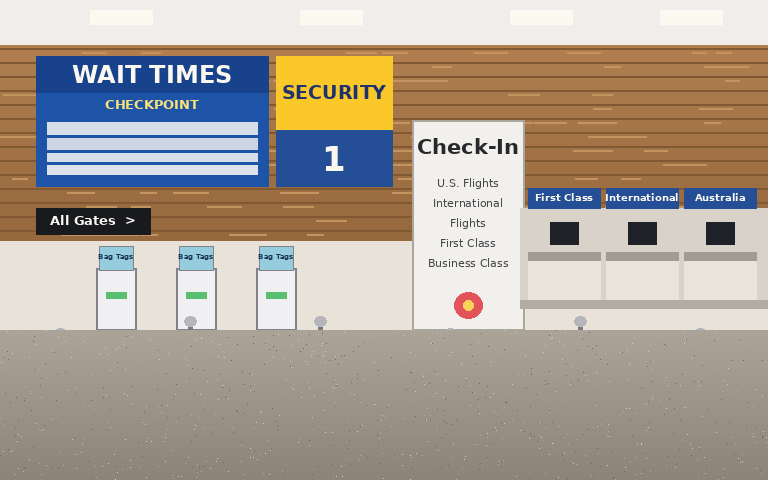
#> input picture tour/assets/art/honolulu-departure-v1.png, 1536 x 960 px (shown at 1/2 size)
$ python prep_honolulu101.py
#> lines starting #> are read from the running program, lines starting #| are printed output that depends on the picture
# -*- coding: utf-8 -*-
"""タスク101: ホノルル空港の出発案内板の中身(別素材)を作る。
背景 honolulu-departure-v1.png の青い板は「WAIT TIMES / CHECKPOINT」(保安検査の待ち時間板)で、行き先の欄がない。
場面 hnl_dep_board1(シドニー行きのゲートを探す)のため、この板の中を「DEPARTURES」の表に描き直した2コマ(strip)を、背景の座標にそのまま重ねる。
- 範囲: 背景の x=76..534 / y=116..370(板の枠は背景のまま残す。458×254)。art.js の strips: x:76,y:116。
- 2コマ: 1コマ目=ふつうの表 / 2コマ目=シドニーの行が黄色く光る(1秒ごと)。
- 表示するのは行き先だけ。時刻は「--:--」・ゲートは「-」(未確認の数字は出さない)。航空会社名・便名も出さない。
  行き先(Los Angeles・Tokyo・Sydney・Auckland)はホノルルから行ける代表的な都市の例で、どの便が実在するかは示さない(板の見た目の素材)。
- 粒: 半分の解像度で字を描き、NEAREST で2倍(背景と同じ2px粒)。字のふちをなめらかにしない(fontmode '1')。
使い方: python3 tour-src/art/prep_honolulu101.py
"""
import os
from PIL import Image, ImageDraw, ImageFont
ROOT = os.path.dirname(os.path.dirname(os.path.dirname(os.path.abspath(__file__))))
ART = os.path.join(ROOT, 'tour', 'assets', 'art')
BG = Image.open(os.path.join(ART, 'honolulu-departure-v1.png')).convert('RGB')
#> BG is the input picture: PIL image 1536x960 RGB; mean R, G, B 172.5, 162.4, 150.6
X0, Y0, W, H = 76, 116, 458, 254
BLUE = BG.getpixel((90, 230)); HEAD = BG.getpixel((90, 130))
#> after `BLUE = BG.getpixel((90, 230))`: BLUE = (30, 84, 168)
#> after `HEAD = BG.getpixel((90, 130))`: HEAD = (24, 66, 140)
#> `sheet = Image.new('RGB', (W * 2, H))`: sheet: PIL image 916x254 RGB; every value is 0
WHITE = (252, 250, 240); LIGHT = (218, 224, 236); LIGHT2 = (200, 212, 228); GOLD = (250, 200, 40); INK = (16, 42, 110); DIM = (96, 108, 130)
FB = ImageFont.truetype('/usr/share/fonts/truetype/dejavu/DejaVuSans-Bold.ttf', 17)
FS = ImageFont.truetype('/usr/share/fonts/truetype/dejavu/DejaVuSans-Bold.ttf', 10)
FM = ImageFont.truetype('/usr/share/fonts/truetype/dejavu/DejaVuSans-Bold.ttf', 11)
DEST = ['Los Angeles', 'Tokyo', 'Sydney', 'Auckland']; HI = 2


def frame(hi):
#> called with hi = False
    w, h = W // 2, H // 2
    im = Image.new('RGB', (w, h), BLUE)
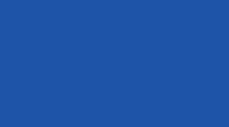
#> im: PIL image 229x127 RGB; mean R, G, B 30, 84, 168
    d = ImageDraw.Draw(im); d.fontmode = '1'
    d.rectangle([0, 0, w - 1, 28], fill=HEAD)
    tw = d.textlength('DEPARTURES', font=FB); d.text(((w - tw) // 2, 5), 'DEPARTURES', font=FB, fill=WHITE)
#> after `tw = d.textlength('DEPARTURES', font=FB)`: tw = 124.4
    d.text((14, 34), 'TIME', font=FS, fill=GOLD); d.text((62, 34), 'DESTINATION', font=FS, fill=GOLD); d.text((w - 44, 34), 'GATE', font=FS, fill=GOLD)
    y = 48
    for i, name in enumerate(DEST):
        on = hi and i == HI
        d.rectangle([8, y, w - 9, y + 17], fill=GOLD if on else (LIGHT if i % 2 == 0 else LIGHT2))
        d.text((14, y + 3), '--:--', font=FM, fill=INK if on else DIM)
        d.text((62, y + 3), name, font=FM, fill=INK)
        d.text((w - 36, y + 3), '-', font=FM, fill=INK if on else DIM)
        if i == HI:
            d.polygon([(2, y + 3), (2, y + 14), (6, y + 8)], fill=GOLD if not hi else INK)   # 目じるしの ▶
        y += 21
#> after the loop, y = 132
    return im.resize((W, H), Image.NEAREST)
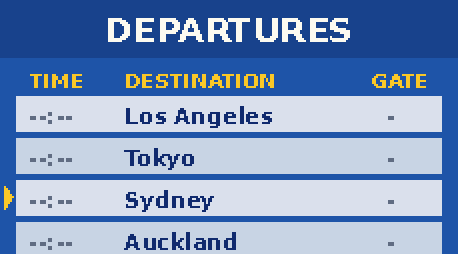
#> returned value: PIL image 458x254 RGB; mean R, G, B 124.7, 150.4, 191.3


sheet = Image.new('RGB', (W * 2, H))
sheet.paste(frame(False), (0, 0)); sheet.paste(frame(True), (W, 0))
#> after `sheet.paste(frame(False), (0, 0))`:
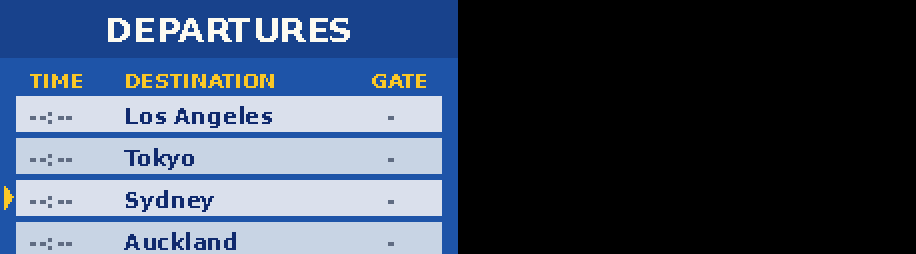
#> sheet: PIL image 916x254 RGB; mean R, G, B 62.4, 75.2, 95.7
#> call 2 of frame, with hi = True
#> in frame (call 2), `return im.resize((W, H), Image.NEAREST)`:
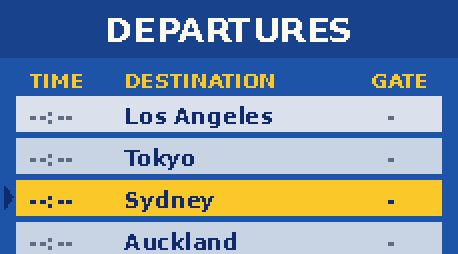
#> returned value: PIL image 458x254 RGB; mean R, G, B 128.3, 147.1, 166.9
#> after `sheet.paste(frame(True), (W, 0))`:
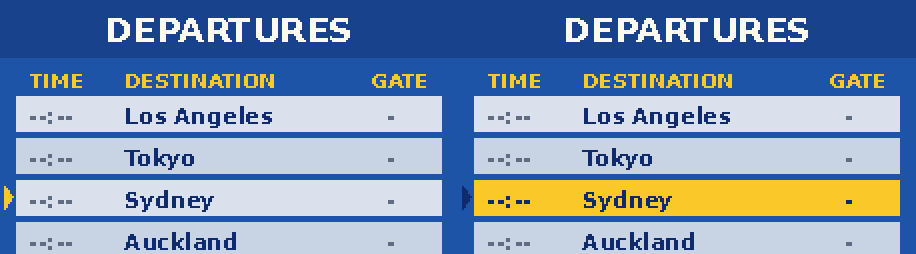
#> sheet: PIL image 916x254 RGB; mean R, G, B 126.5, 148.8, 179.1
out = os.path.join(ART, 'honolulu-board-rows-strip.png')
sheet.save(out)
print('saved', out, sheet.size)
#| saved tour/assets/art/honolulu-board-rows-strip.png (916, 254)

$ run again, with tour/assets/art/athens-arrival-v2.png copied over tour/assets/art/honolulu-departure-v1.png
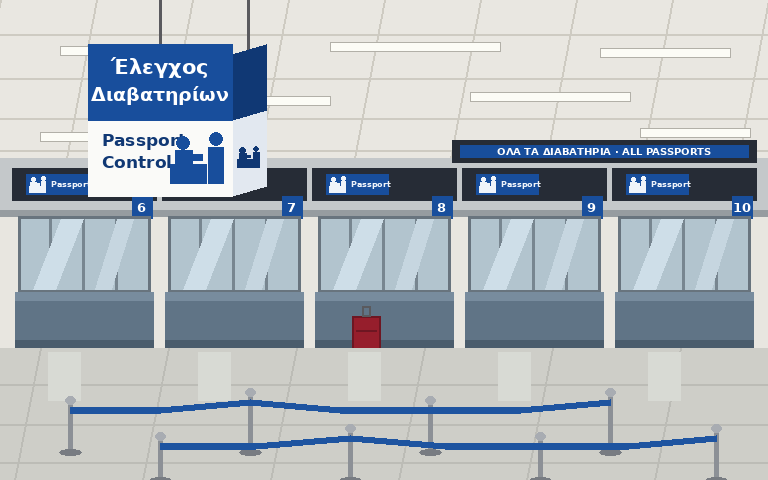
#> input picture tour/assets/art/athens-arrival-v2.png, 1536 x 960 px (shown at 1/2 size)
#> BG is the input picture: PIL image 1536x960 RGB; mean R, G, B 174.8, 183.3, 190.3
#> BLUE = (233, 231, 225)
#> in frame, `im = Image.new('RGB', (w, h), BLUE)`:
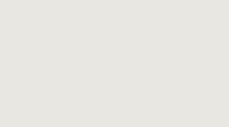
#> im: PIL image 229x127 RGB; mean R, G, B 233, 231, 225
#> tw = 124.4
#> after the loop in frame, `for i, name in enumerate(DEST):`: y = 132
#> `sheet.paste(frame(True), (W, 0))`:
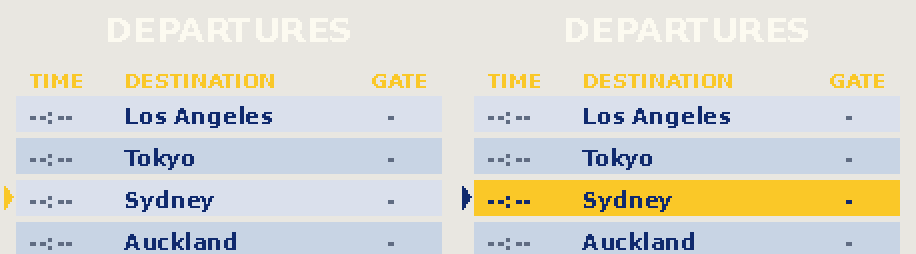
#> sheet: PIL image 916x254 RGB; mean R, G, B 218.1, 217.8, 210.1
#| saved tour/assets/art/honolulu-board-rows-strip.png (916, 254)

$ run again, with tour/assets/art/athens-hotel-v1.png copied over tour/assets/art/honolulu-departure-v1.png
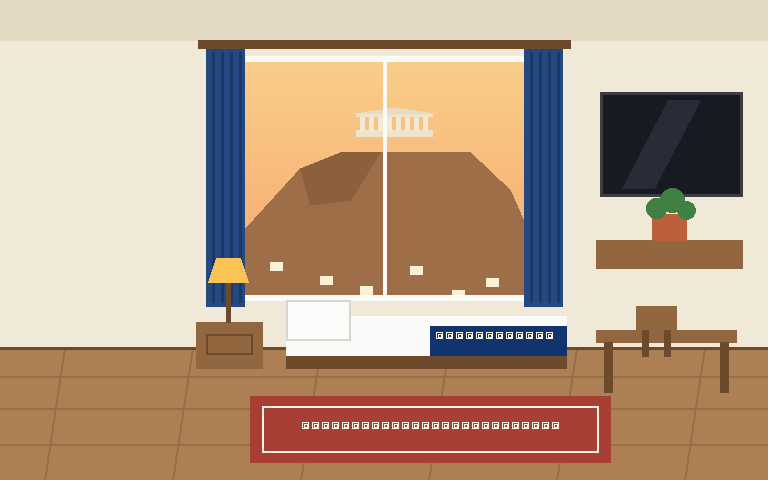
#> input picture tour/assets/art/athens-hotel-v1.png, 1536 x 960 px (shown at 1/2 size)
#> BG is the input picture: PIL image 1536x960 RGB; mean R, G, B 187.2, 161.4, 138.5
#> BLUE = (240, 233, 216)
#> in frame, `im = Image.new('RGB', (w, h), BLUE)`:
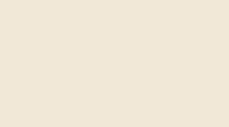
#> im: PIL image 229x127 RGB; mean R, G, B 240, 233, 216
#> tw = 124.4
#> after the loop in frame, `for i, name in enumerate(DEST):`: y = 132
#> `sheet.paste(frame(True), (W, 0))`:
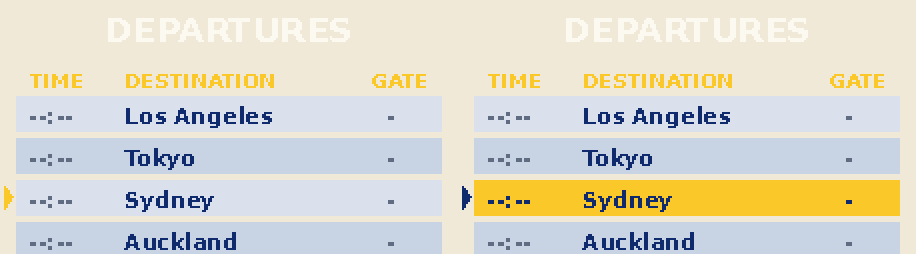
#> sheet: PIL image 916x254 RGB; mean R, G, B 221.2, 218.7, 206.1
#| saved tour/assets/art/honolulu-board-rows-strip.png (916, 254)
